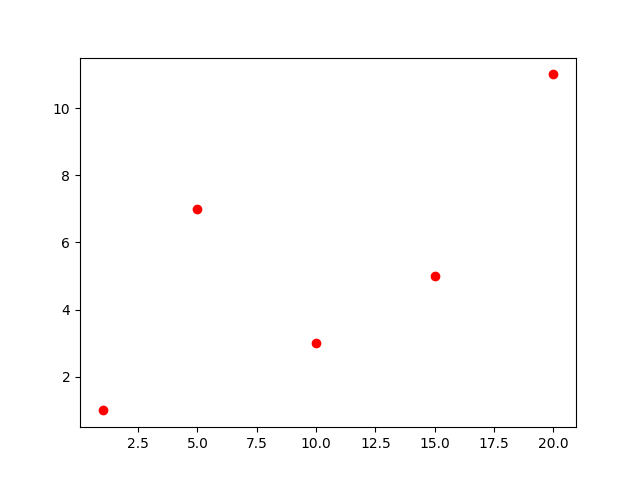

This figure's Python source:
import matplotlib.pyplot as plt
x = [1, 5, 10, 15, 20]
y = [1, 7, 3, 5, 11]
plt.plot(x, y, 'ro')
plt.show()
